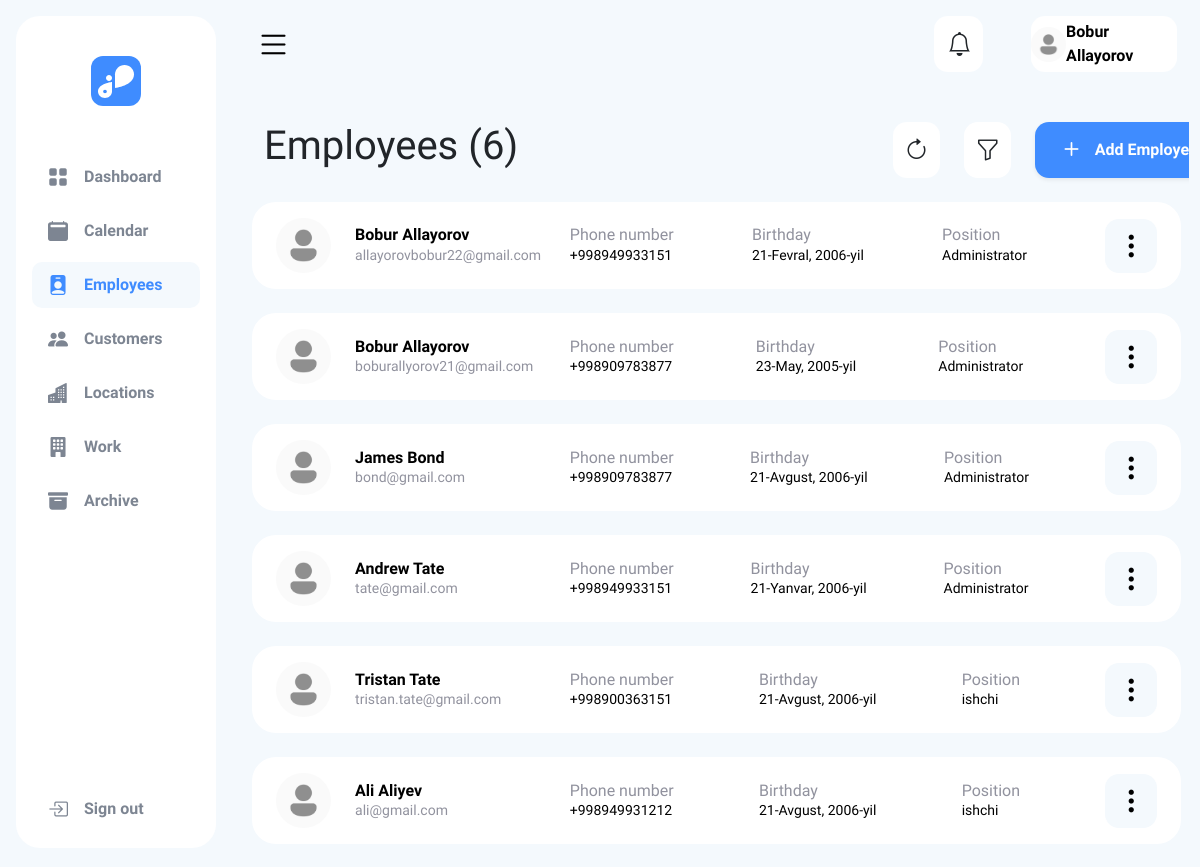
The app's page /iservice/employees/ (signed in) with its own data.
### user/models.py (models this page shows, shortened)
class User(AbstractBaseUser, PermissionsMixin):
    class Role(models.TextChoices):
        DIRECTOR = 'director', 'Director'
        EMPLOYEE = 'employee', 'Employee'
    email = models.EmailField(unique=True)
    full_name = models.CharField(max_length=255, verbose_name=_('toliq_ism'),
                                 help_text=_("Iltimos to'liq isimni yozing."),
                                 validators=[validate_f_name], blank=True, default='')
    p_number = models.CharField(max_length=13,
                                validators=[PhoneValidator()],
                                verbose_name=_('telefon_raqam'),
                                help_text=_('Iltimos, raqamni to\'g\'ri kiriting. Masalan: +998123456789'),
                                error_messages={'invalid': _('Iltimos, to‘g‘ri telefon raqamini kiriting!')},
                                blank=True, default='')
    birthdate = models.DateField(blank=True, null=True, verbose_name=_('birthdate'),)
    position = models.CharField(max_length=255, verbose_name=_('ish joyi'),
                                 help_text=_("Iltimos ish joyini kiriting."), blank=True, default='')
    role = models.CharField(
        max_length=20,
        choices=Role.choices,
        default=Role.EMPLOYEE
    )
    location = models.ForeignKey(
        Location,
        on_delete=models.SET_NULL,
        null=True,
        blank=True,
        verbose_name=_("location"),
        related_name="users"
    )
    is_active = models.BooleanField(default=True)
    is_superuser = models.BooleanField(default=False)
    is_staff = models.BooleanField(default=False)
    date_joined = models.DateTimeField(default=timezone.now)
    last_login = models.DateTimeField(blank=True, null=True)
    objects = CustomUserManager()
    USERNAME_FIELD = 'email'
    EMAIL_FIELD = 'email'
    REQUIRED_FIELDS = []  # Email and password are prompted by default
    class Meta:
        verbose_name = 'User'
        verbose_name_plural = 'Users'

### iservice/views.py (the view)
# urls.py: path('employees/', views.employees_view, name='employees'),
@login_required(login_url="login")
def employees_view(request):
    users = User.objects.all().filter(role='employee')
    users_filter = UserFilter(request.GET, queryset=users)
    u_count = users_filter.qs.count()
    if request.method == 'POST':
        form = UserForm(request.POST)
        if form.is_valid():
            form.save()
            return redirect('employees')
    else:
        form = UserForm()
    return render(request, 'employees.html', {
        'form': form,
        'u_count': u_count,
        'filter': users_filter,
    })

### iservice/context_processors.py (called while the page is built)
def notifications_processor(request):
    if request.user.is_authenticated:
        today = timezone.now().date()
        end_date = today + timedelta(days=5)
        notifications = Task.objects.filter(
            user=request.user,
            deadline__range=[today, end_date]
        ).exclude(role='Done')
        return {'notifications': notifications}
    return {}

### iservice/models.py (called while the page is built)
    def __str__(self):
        return self.location_name

### templates/employees.html (shortened to what this page needs)
{% extends 'layouts/base.html' %}
{% load static %}
{% block content %}
    <section id="emp" style="height: 100%; overflow-y: auto; display: block;">
        <div class="emp_set col-12 row ps-5 pb-4 m-0 justify-content-between align-items-center"
             style="background-color: #f4f9fd; padding-top: 50px;">
            <div class="col-4 px-0">
                <h1 class="font_f_n">Employees ({{ u_count }})</h1>
            </div>
            <div class="col-4 d-flex justify-content-between align-items-center">
                <div class="emp_f col-2 px-0">
                    <a class="btn bg-white py-3 d-flex justify-content-evenly align-items-center hover_block"
                       href="#" onclick="reloadPage()" style="border-radius: 14px; height: 56px;">
                        <i class="bi bi-arrow-clockwise position-absolute fs-4 text-black"></i>
                    </a>
                </div>
                <div class="emp_f col-2 px-0">
                    <div class="dropdown">
                        <a class="btn bg-white py-3 d-flex justify-content-evenly align-items-center hover_block"
                           href="#" type="button" data-bs-toggle="offcanvas" data-bs-target="#offcanvasWithBothOptions"
                           aria-controls="offcanvasWithBothOptions" style="border-radius: 14px; height: 56px;">
                            <i class="bi bi-funnel position-absolute fs-4 text-black"></i>
                        </a>
                    </div>
                </div>
                <div class="col-lg-6 col-2 px-0">
                    <button type="button"
                            class="btn b_color_b text-white col-lg-6 col-2 py-3 shadow-sm bg-body-tertiary font_f_n fs-6 fw-bold d-flex justify-content-evenly align-items-center  hover_block_b"
                            style="border-radius: 14px; height: 56px; text-decoration: none; color: black;width: 185px;"
                            data-bs-toggle="modal" data-bs-target="#exampleModal">
                        <i class="bi bi-plus fs-3 text-black"></i>
                        Add Employee
                    </button>
                </div>
            </div>
        </div>
        <div class="emp_data row ps-5 me-2" style="display: block; height: 78%; overflow-y: auto;">
            {% for user in filter.qs %}
                <div class="mb-4 px-4 bg-white d-flex justify-content-between align-items-center"
                     style="border-radius: 24px;">
                    <div class="col-3 py-3 d-flex justify-content-start align-items-center" style="color: black;">
                        <img src="{% static 'main/img/profile_image.png' %}" alt="" class="col-3 me-4 rounded-circle">
                        <div class="">
                            <h3 class="font_f_n fs-6 fw-bold mb-0">{{ user.full_name }}</h3>
                            <p class="font_f_n color_g2 mb-0" style="font-size: 14px;">{{ user.email }}</p>
                        </div>
                    </div>
                    <div class="col-8 py-3 d-flex justify-content-between align-items-center" style="color: black;">
                        <div class="">
                            <h3 class="font_f_n color_g2 fs-6 fw-light mb-0">Phone number</h3>
                            <p class="font_f_n mb-0" style="font-size: 14px;">{{ user.p_number }}</p>
                        </div>
                        <div class="">
                            <h3 class="font_f_n color_g2 fs-6 fw-light mb-0">Birthday</h3>
                            <p class="font_f_n mb-0" style="font-size: 14px;">{{ user.birthdate }}</p>
                        </div>
                        <div class="">
                            <h3 class="font_f_n color_g2 fs-6 fw-light mb-0">Position</h3>
                            <p class="font_f_n mb-0" style="font-size: 14px;">{{ user.position }}</p>
                        </div>
                        <div class="dropdown">
                            <button class="btn text-white border-0 d-flex justify-content-evenly align-items-center"
                                    style="border-radius: 14px; background-color: #f4f9fd;" type="button"
                                    data-bs-toggle="dropdown" aria-expanded="false">
                                <i class="bi bi-three-dots-vertical fs-3"
                                   style="color: black !important;"></i>
                            </button>
                        </div>
                    </div>
                </div>
            {% empty %}
                <h3 class="font_f_n color_g2">No employees found</h3>
            {% endfor %}
        </div>
        </div>
{% endblock content %}

### templates/layouts/base.html (shortened to what this page needs)
{% load static %}
<!DOCTYPE html>
<html lang="en">
<head>
    <link rel="stylesheet" href="{% static "main/css/main.css" %}">
    <link rel="stylesheet" href="{% static "/bootstrap-5/css/bootstrap.min.css" %}">
    <link rel="stylesheet" href="https://cdn.jsdelivr.net/npm/bootstrap-icons@1.11.3/font/bootstrap-icons.css"
>
</head>
<body>
<main class="sidebar_l px-3 py-3">
    {% include "layouts/navbar.html" %}
    {% block content %}
    {% endblock content %}
</main>
</body>
</html>

### templates/layouts/navbar.html (shortened to what this page needs)
{% load static %}
<div class="sidebarl_b d-flex flex-column flex-shrink-0 p-3 bg-light"
     style="height: 96vh;background-color: #ffffff !important;border-radius: 24px;">
    <a href="{% url 'dashboard' %}"
       class="d-flex justify-content-center align-items-center pt-4 link-dark text-decoration-none">
        <img src="{% static '/main/img/Company-logo-b.svg' %}" alt="">
    </a>
    <ul class="nav nav-pills flex-column mb-auto pt-5">
        <li class="nav-item">
            {% url 'dashboard' as dashboard %}
            <a href="{{ dashboard }}" class="nav-link color_g font_f_n mb-2 fs-6 fw-medium
                d-flex align-items-center"
               aria-current="page">
                <i class="bi bi-grid-fill fs-5"></i>
                <span>Dashboard</span>
            </a>
        </li>
        <li>
            {% url 'calendar' as calendar %}
            <a href="{{ calendar }}" class="nav-link color_g font_f_n mb-2 fs-6 fw-medium
                d-flex align-items-center">
                <i class="bi bi-calendar2-fill fs-5"></i>
                <span>Calendar</span>
            </a>
        </li>
        {% if request.user.role == 'director' %}
            <li>
                {% url 'employees' as employees %}
                <a href="{{ employees }}" class="nav-link color_g font_f_n mb-2 fs-6 fw-medium
                {% if request.path == employees or '/employee_detail/' in request.path %}
                    active_
                {% endif %}
                d-flex align-items-center">
                    <i class="bi bi-person-badge-fill fs-5"></i>
                    <span>Employees</span>
                </a>
            </li>
        {% endif %}
        <li>
            {% url 'customers' as customers %}
            <a href="{{ customers }}" class="nav-link color_g font_f_n mb-2 fs-6 fw-medium
                d-flex align-items-center">
                <i class="bi bi-people-fill fs-5"></i>
                <span>Customers</span>
            </a>
        </li>
        {% if request.user.role == 'director' %}
            <li>
                {% url 'locations' as locations %}
                <a href="{{ locations }}" class="nav-link color_g font_f_n mb-2 fs-6 fw-medium
                d-flex align-items-center">
                    <i class="bi bi-buildings-fill fs-5"></i>
                    <span>Locations</span>
                </a>
            </li>
        {% endif %}
        <li>
            {% url 'tasks' as tasks %}
            <a href="{{ tasks }}" class="nav-link color_g font_f_n mb-2 fs-6 fw-medium
                d-flex align-items-center">
                <i class="bi bi-building-fill fs-5"></i>
                <span>Work</span>
            </a>
        </li>
        <li>
            {% url 'tasks_archive' as tasks_archive %}
            <a href="{{ tasks_archive }}" class="nav-link color_g font_f_n mb-2 fs-6 fw-medium
                d-flex align-items-center">
                <i class="bi bi-archive-fill fs-5"></i>
                <span>Archive</span>
            </a>
        </li>
    </ul>
    <ul class="nav nav-pills flex-column">
        <li>
            <a href="{% url 'logout' %}" class="nav-link color_g font_f_n fs-6 fw-medium d-flex align-items-center">
                <i class="bi bi-box-arrow-in-right fs-5"></i>
                <span>Sign out</span>
            </a>
        </li>
    </ul>
</div>
<div class="col-10 navbar_b">
    <div class="col-12 row row ps-4 m-0 justify-content-between align-items-center">
        <div class="col-4 px-0 i-search d-flex align-items-center">
            <ul class="d-flex justify-content-between align-items-center mb-0 ps-1">
                <li style="list-style: none;">
                    <button class="navbar-toggler border-0" id="sidebarToggle" type="menu" data-bs-toggle="offcanvas"
                            data-bs-target="#offcanvasNavbar" aria-controls="offcanvasNavbar">
                        <a class="heanav border-bottom-0" id="menu" aria-current="page" href="#"><i class="bi bi-list"
                                                                                                    style="font-size: 35px; font-weight: 400;color:black;"></i></a>
                    </button>
                </li>
            </ul>
        </div>
        <div class="col-4 d-flex justify-content-end align-items-center">
            <div class="col-2 px-0 me-5">
                <div class="dropdown">
                    <a class="btn bg-white py-3 d-flex justify-content-evenly align-items-center position-relative hover_block"
                       href="#"
                       role="button" id="dropdownMenuLink" data-bs-toggle="dropdown" aria-expanded="false"
                       style="border-radius: 14px; height: 56px;">
                        <i class="bi bi-bell fs-4 text-black"></i>
                    </a>
                </div>
            </div>
            <a class="col-lg-6 col-2 px-0 bg-white py-3 font_f_n fs-6 fw-bold d-flex justify-content-evenly align-items-center hover_block"
               href="#" style="border-radius: 14px; height: 56px; text-decoration: none; color: black;">
                <img src="{% static '/main/img/profile_image.png' %}" alt="" class=""
                     style="height: 35px; border-radius: 30px">
                {{ request.user.full_name }}
            </a>
        </div>
    </div>

### assets/main/css/main.css (style rules this page uses)
.b_color_b { background-color: #3F8CFF !important; }
.color_g { color: #7D8592 !important; }
.color_g2 { color: #91929E !important; }
.font_f_n { font-family: "Nunito Sans", sans-serif; }
body { min-height: 100vh; min-height: -webkit-fill-available; }
html { height: -webkit-fill-available; }
main { display: flex; flex-wrap: nowrap; height: 100vh; height: -webkit-fill-available; max-height: 100vh; overflow-x: auto; overflow-y: hidden; background-color: #f4f9fd; }
.bi { vertical-align: -.125em; pointer-events: none; fill: currentColor; }
.sidebar_l > div > ul > li > a { font-weight: 600 !important; }
.sidebar_l > div > ul > li > a.active_ { background-color: #f4f9fd; color: #3F8CFF !important; border-radius: 10px; }
.sidebarl_b { width: 200px; transition: all 0.5s ease; overflow: hidden; }
.sidebarl_b .nav-link i { font-size: 20px; }
.sidebarl_b .nav-link { justify-content: flex-start; }
.sidebarl_b .nav-link i { padding-right: 1rem; }
.navbar_b { transition: all 0.5s ease; }

### records on screen
User: user.full_name "Bobur Allayorov"
User: full_name "Bobur Allayorov", email "allayorovbobur22@gmail.com", p_number "+998949933151", birthdate "21-Fevral, 2006-yil", position "Administrator"
User: full_name "Bobur Allayorov", email "boburallyorov21@gmail.com", p_number "+998909783877", birthdate "23-May, 2005-yil", position "Administrator"
User: full_name "James Bond", email "bond@gmail.com", p_number "+998909783877", birthdate "21-Avgust, 2006-yil", position "Administrator"
User: full_name "Andrew Tate", email "tate@gmail.com", p_number "+998949933151", birthdate "21-Yanvar, 2006-yil", position "Administrator"
User: full_name "Tristan Tate", email "tristan.tate@gmail.com", p_number "+998900363151", birthdate "21-Avgust, 2006-yil", position "ishchi"
User: full_name "Ali Aliyev", email "ali@gmail.com", p_number "+998949931212", birthdate "21-Avgust, 2006-yil", position "ishchi"

### other values on screen
{{ u_count }} "6"
